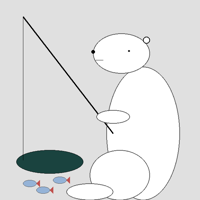
#> input picture ЛР. Программирование на Python/Семестр 2/ЛР6. Заметалин Дмитрий/bear_transposed.png, 200 x 200 px
$ python bigger.py
#> lines starting #> are read from the running program, lines starting #| are printed output that depends on the picture
from PIL import Image, ImageDraw, ImageFilter

bear_image = Image.open('bear_transposed.png')
#> bear_image is the input picture: PIL image 200x200 RGB; mean R, G, B 222.5, 223.7, 223.8

im_width, im_height = bear_image.size
#> im_width = 200; im_height = 200

bear_resized = bear_image.resize((400, 400))
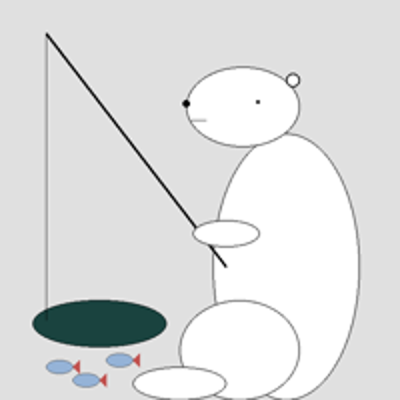
#> bear_resized: PIL image 400x400 RGB; mean R, G, B 222.4, 223.7, 223.7
bear_resized.save('bear_resized_2.png')

$ run again, with ЛР. Программирование на Python/Семестр 2/ЛР6. Заметалин Дмитрий/snow.jpg saved as ЛР. Программирование на Python/Семестр 2/ЛР6. Заметалин Дмитрий/bear_transposed.png
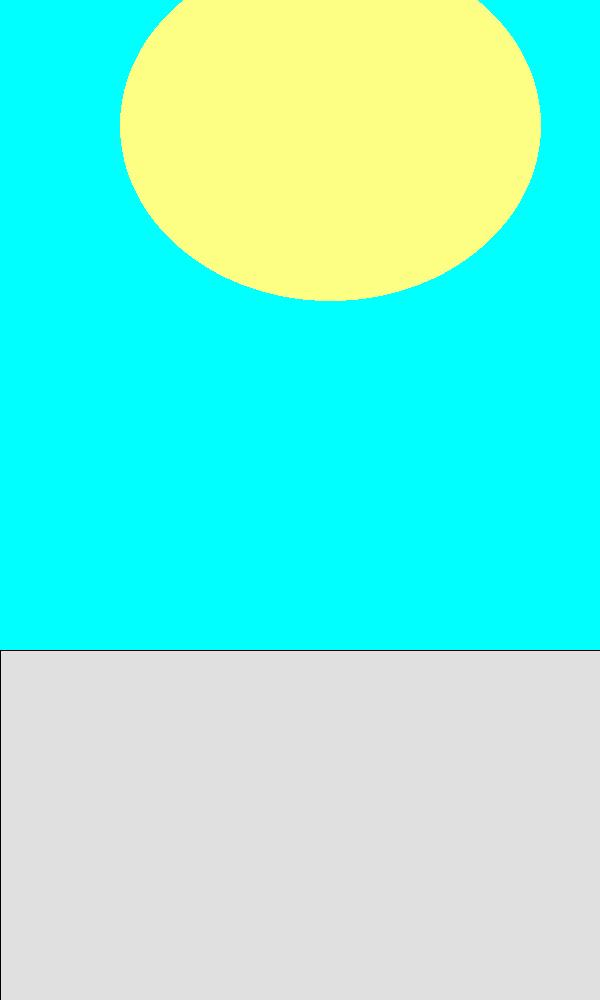
#> input picture ЛР. Программирование на Python/Семестр 2/ЛР6. Заметалин Дмитрий/snow.jpg, 600 x 1000 px
#> bear_image is the input picture: PIL image 600x1000 RGB; mean R, G, B 122.8, 243.7, 222
#> `bear_resized = bear_image.resize((400, 400))`:
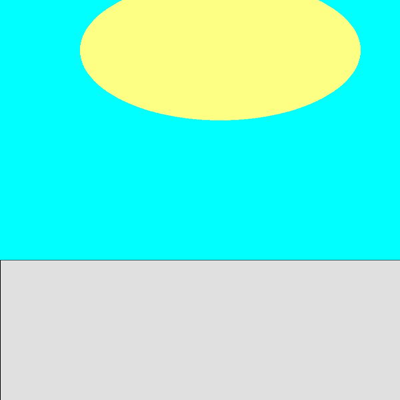
#> bear_resized: PIL image 400x400 RGB; mean R, G, B 122.8, 243.7, 222
